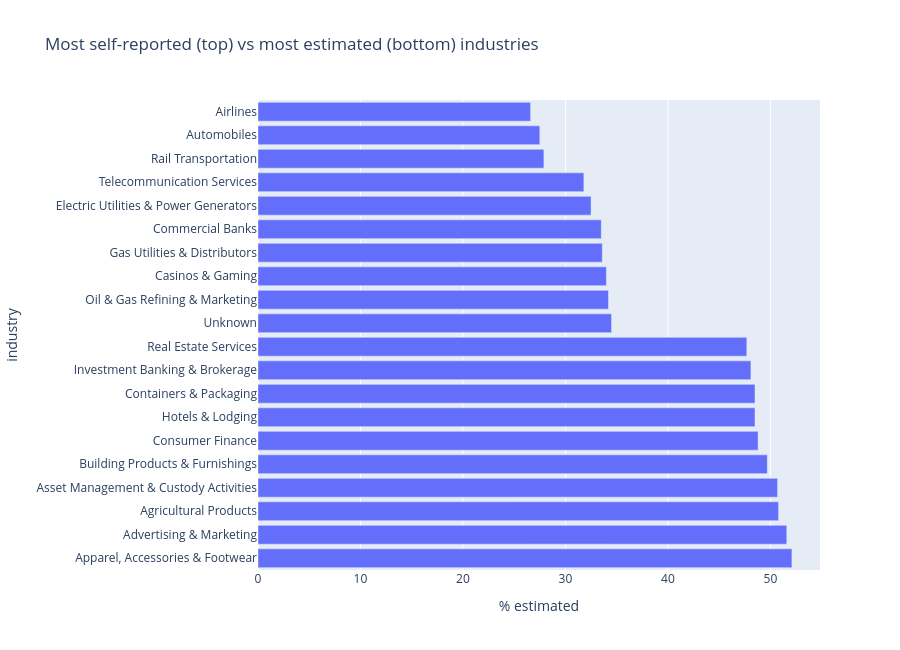

Notebook code for this chart:
### Markdown cell above
## 1. By industry — who self-reports, who relies on estimates

Restricting to industries with ≥3,000 observations for stable rates.

### Code cell
ind = df.groupby("industry")["est"].agg(estimated_share="mean", n="count")
ind = ind[ind["n"] >= 3000].sort_values("estimated_share")
ind["estimated_%"] = (ind["estimated_share"]*100).round(1)

top_bottom = pd.concat([ind.head(10), ind.tail(10)])
fig = px.bar(top_bottom.reset_index(), x="estimated_%", y="industry", orientation="h",
             title="Most self-reported (top) vs most estimated (bottom) industries",
             labels={"estimated_%":"% estimated"})
fig.update_layout(yaxis={"categoryorder":"total descending"}, height=650); fig.show()

### Figure 1 — Plotly figure (JSON) as saved in the notebook; plotly's stock layout.template omitted (floating-point values rounded to 4 significant figures)
{"data": [{"hovertemplate": "% estimated=%{x}<br>industry=%{y}<extra></extra>", "legendgroup": "", "marker": {"color": "#636efa", "pattern": {"shape": ""}}, "name": "", "orientation": "h", "showlegend": false, "textposition": "auto", "type": "bar", "x": [26.6, 27.5, 27.9, 31.8, 32.5, 33.5, 33.6, 34.0, 34.2, 34.5, 47.7, 48.1, 48.5, 48.5, 48.8, 49.7, 50.7, 50.8, 51.6, 52.1], "xaxis": "x", "y": ["Airlines", "Automobiles", "Rail Transportation", "Telecommunication Services", "Electric Utilities & Power Generators", "Commercial Banks", "Gas Utilities & Distributors", "Casinos & Gaming", "Oil & Gas Refining & Marketing", "Unknown", "Real Estate Services", "Investment Banking & Brokerage", "Hotels & Lodging", "Containers & Packaging", "Consumer Finance", "Building Products & Furnishings", "Asset Management & Custody Activities", "Agricultural Products", "Advertising & Marketing", "Apparel, Accessories & Footwear"], "yaxis": "y"}], "layout": {"barmode": "relative", "height": 650, "legend": {"tracegroupgap": 0}, "title": {"text": "Most self-reported (top) vs most estimated (bottom) industries"}, "xaxis": {"anchor": "y", "domain": [0.0, 1.0], "title": {"text": "% estimated"}}, "yaxis": {"anchor": "x", "categoryorder": "total descending", "domain": [0.0, 1.0], "title": {"text": "industry"}}}}
